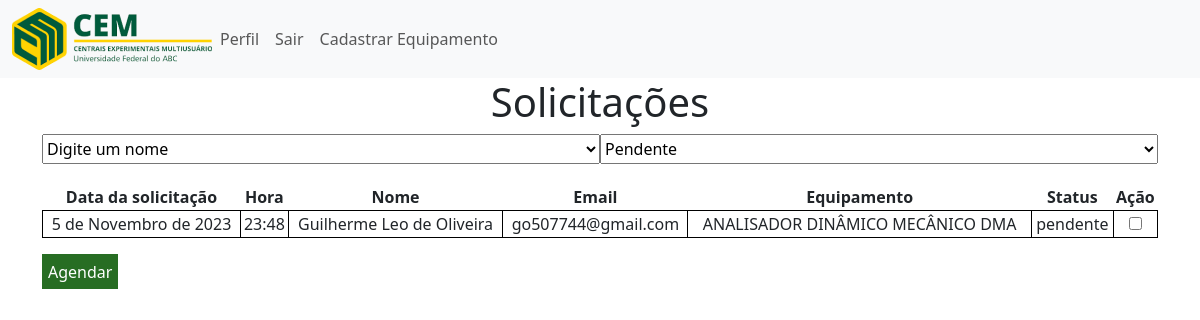
The app's page /core/treinamento/solicitacoes/ (signed in), older data.
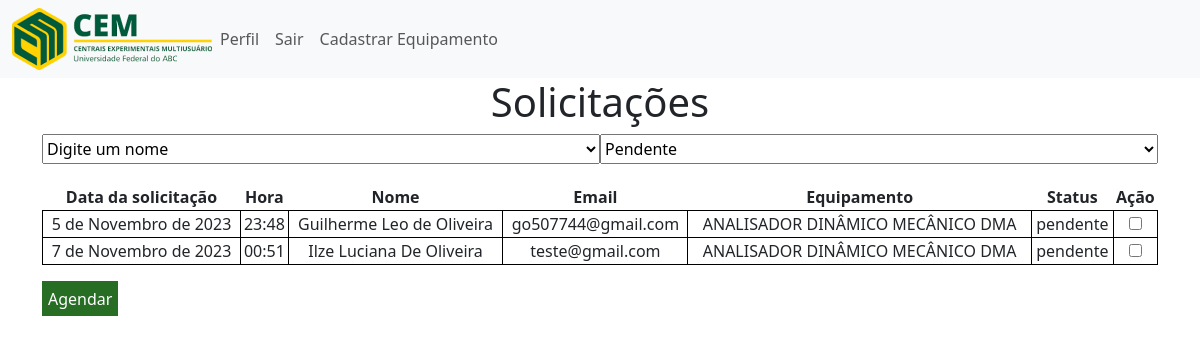
The same page, newer data.
### treinamento/models.py (models this page shows, shortened)
class Solicitacoes(models.Model):
    id_solicitacao = models.AutoField(primary_key=True)
    data = models.DateField()
    hora = models.TimeField()
    status = models.CharField(max_length=50)
    id_Docente = models.ForeignKey(Docente, on_delete=models.CASCADE, blank=True, null=True)
    id_PosDout = models.ForeignKey(PosDout, on_delete=models.CASCADE, blank=True, null=True)
    id_AlunoPosIC = models.ForeignKey(AlunoPosIC, on_delete=models.CASCADE, blank=True, null=True)
    id_UserExterno = models.ForeignKey(UserExterno, on_delete=models.CASCADE, blank=True, null=True)
    id_equipamento = models.ForeignKey(Equipamento, on_delete=models.CASCADE, blank=False, null=False)

### core/models.py (models this page shows, shortened)
class Docente(models.Model):
    id_docente = models.AutoField(primary_key=True)
    nome = models.CharField(max_length=255)
    celular = models.CharField(max_length=17)
    email_inst = models.EmailField(max_length=255, unique=True)
    senha = models.CharField(max_length=50)
    matricula_siape = models.CharField(max_length=10)
    ramal_lab = models.CharField(max_length=10)
    centro = models.CharField(max_length=10)
    programa_pos = models.CharField(max_length=255)
    possui_projeto = models.CharField(max_length=3)
    info_projeto = models.TextField(max_length=255)
    lista_publi = models.TextField(max_length=255)
    id_form_termo = models.ForeignKey(FormTermo, on_delete=models.CASCADE, null=False)

class PosDout(models.Model):
    id_pos_dout = models.AutoField(primary_key=True)
    nome = models.CharField(max_length=255)
    celular = models.CharField(max_length=17)
    email_inst = models.EmailField(max_length=255, unique=True)
    senha = models.CharField(max_length=50)
    matricula_ufabc = models.CharField(max_length=10)
    ramal_lab = models.CharField(max_length=10)
    nome_supervisor = models.CharField(max_length=255)
    centro = models.CharField(max_length=10)
    data_pos = models.DateField()
    possui_bolsa = models.CharField(max_length=10)
    programa_pos = models.TextField(max_length=255)
    plano_trabalho = models.TextField(max_length=255)
    declaracao_ciencia_supervisor = models.CharField(max_length=3)
    id_form_termo = models.ForeignKey(FormTermo, on_delete=models.CASCADE, null=False)

### equipamentos/models.py (models this page shows)
class Equipamento(models.Model):
    id_equipamento = models.AutoField(primary_key=True)
    nome = models.CharField(max_length=100)
    apelido = models.CharField(max_length=20)
    descricao = models.CharField(max_length=100)
    fabricante = models.CharField(max_length=100)
    localizacao = models.CharField(max_length=10)
    origem = models.CharField(max_length=10)
    ano_aquisicao = models.CharField(max_length=255)
    sala = models.CharField(max_length=20)
    divisao = models.CharField(max_length=255, null=True)
    status = models.CharField(max_length=20)
    comentario = models.CharField(max_length=20)
    chave = models.CharField(max_length=255)
    patrimonio = models.CharField(max_length=255)
    aquisicao = models.CharField(max_length=100)
    prof = models.CharField(max_length=255)
    id_tecnico = models.ForeignKey(Tecnico, on_delete=models.CASCADE, null=False)
    def __str__(self):
        return self.nome

### treinamento/views.py (the view)
# urls.py: path('solicitacoes/', include('treinamento.urls'), name='solicitacoes'),
def solicitacoes(request):
    perfil = request.session['perfil']
    if 'chave' in request.session:
        chave = request.session['chave']
        solicitacoes = Solicitacoes.objects.filter(id_equipamento__id_tecnico=chave)
        equipamentos = Equipamento.objects.filter(id_tecnico = chave)
        return render(request, 'solicitacoes.html', {'perfil': perfil, 'equipamentos':equipamentos, 'solicitacoes': solicitacoes})

### treinamento/templates/solicitacoes.html (shortened to what this page needs)
{% extends 'administracao/base.html' %}
{% load static %}
{% block conteudo %}
<div class="container ">
    <h1>Solicitações</h1>
    <form action="{% url "agendar_treinamento" %}" method="post" id="agendar-form" accept-charset="UTF-8">
        <div class="d-flex justfy-content-between form_solicita_treinamento">
            <select name="equipamento" id="selectEquipamento">
                <option value="">Digite um nome</option>
            </select>
            <select name="status" id="selectStatus">
                <option value="pendente">Pendente</option>
            </select>
        </div>
        <div class="tela">
                <table class="solicitacoes text-center" id="tabelaSolicitacoes">
                    <thead class="">
                        <tr class="">
                            <th>Data da solicitação</th>
                            <th>Hora</th>
                            <th>Nome</th>
                            <th>Email</th>
                            <th>Equipamento</th>
                            <th>Status</th>
                            <th>Ação</th>
                        </tr>
                    </thead>
                    <tbody>
                        {% for solicitacao in solicitacoes %}
                        <tr>
                            <td>{{ solicitacao.data }}</td>
                            <td>{{ solicitacao.hora }}</td>
                            {% if solicitacao.id_Docente %}
                                <td>{{solicitacao.id_Docente.nome}}</td>
                                <td>{{solicitacao.id_Docente.email_inst}}</td>
                                <td>{{ solicitacao.id_equipamento }}</td>
                                <td>{{ solicitacao.status }}</td>
                                <td><input type="checkbox" name="usuario" value="{{ solicitacao.id_Docente.nome }}_{{ solicitacao.id_equipamento }}" id=""></td>
                            {% elif solicitacao.id_PosDout %}
                                <td>{{solicitacao.id_PosDout.nome}}</td>
                                <td>{{solicitacao.id_PosDout.email_inst}}</td>
                                <td>{{ solicitacao.id_equipamento }}</td>
                                <td>{{ solicitacao.status }}</td>
                                <td><input type="checkbox" name="usuario" value="{{ solicitacao.id_PosDout.nome }}_{{ solicitacao.id_equipamento }}" id=""></td>
                            {% elif solicitacao.id_AlunoPosIC %}
                                <td>{{solicitacao.id_AlunoPosIC.nome}}</td>
                                <td>{{solicitacao.id_AlunoPosIC.email_inst}}</td>
                                <td>{{ solicitacao.id_equipamento }}</td>
                                <td>{{ solicitacao.status }}</td>
                                <td><input type="checkbox" name="usuario" value="{{ solicitacao.id_AlunoPosIC.nome }}_{{ solicitacao.id_equipamento }}" id=""></td>
                            {% elif solicitacao.id_UserExterno %}
                                <td>{{solicitacao.id_UserExterno.nome}}</td>
                                <td>{{solicitacao.id_UserExterno.email_inst}}</td>
                                <td>{{ solicitacao.id_equipamento }}</td>
                                <td>{{ solicitacao.status }}</td>
                                <td><input type="checkbox" name="usuario" value="{{ solicitacao.id_UserExterno.nome }}_{{ solicitacao.id_equipamento }}" id=""></td>
                            {% endif %}
                        </tr>
                        {% endfor %}
                    </tbody>
                </table>
            <input type="submit" value="Agendar" class="mt-3" id="btn-submit">
        </div>
    </form>
</div>
{% endblock %}

Row changes from the older to the newer data that the page shows:
added Solicitacoes: data "7 de Novembro de 2023", hora "00:51", id_PosDout.nome "Ilze Luciana De Oliveira", id_PosDout.email_inst "teste@gmail.com", id_equipamento "ANALISADOR DINÂMICO MECÂNICO DMA", status "pendente"
